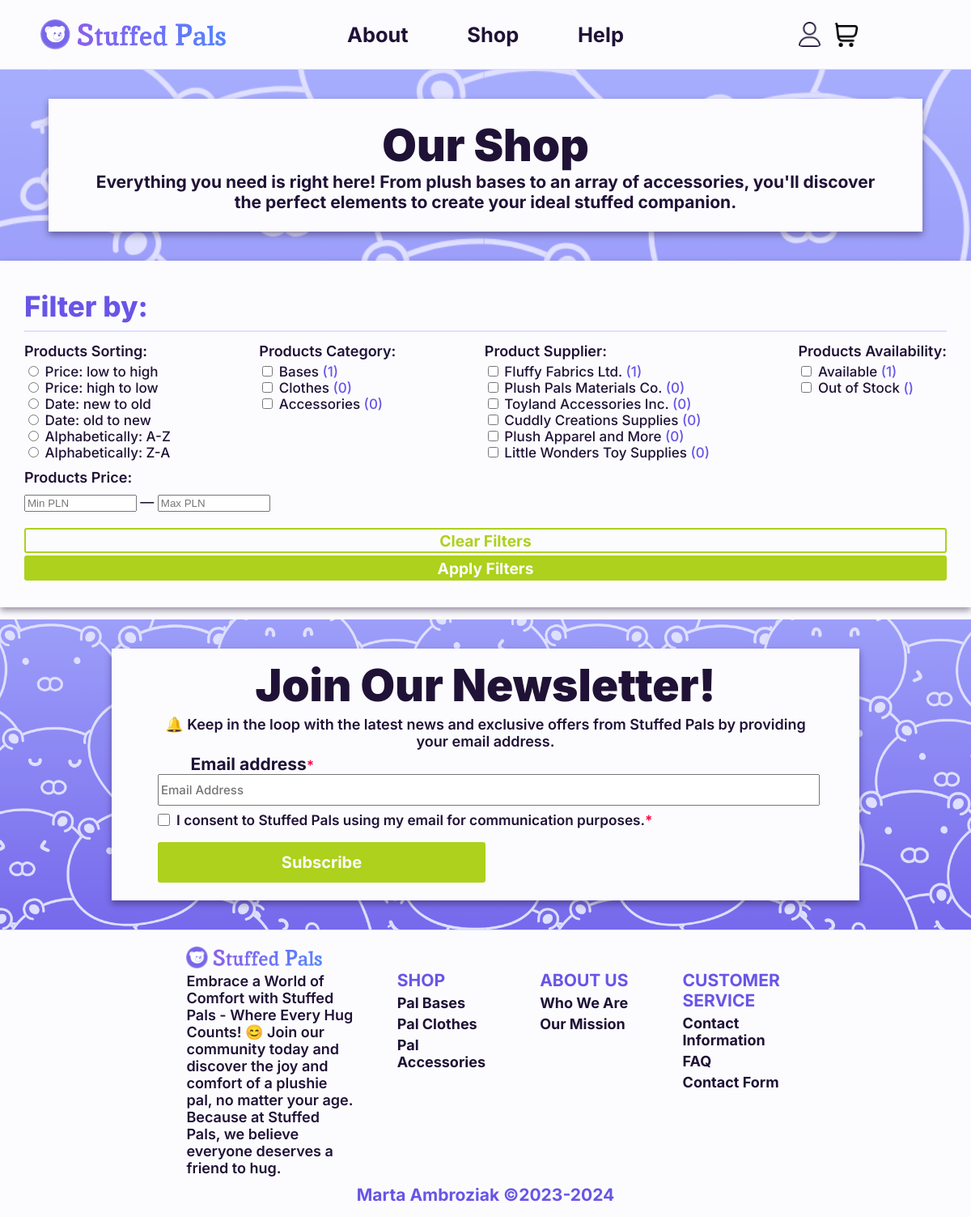
Page /shop_page/shop.php on the committed database.
### tables this page shows
CREATE TABLE IF NOT EXISTS `category` (
  `id` int(11) NOT NULL AUTO_INCREMENT,
  `category_name` varchar(100) DEFAULT NULL,
  PRIMARY KEY (`id`)
);

CREATE TABLE IF NOT EXISTS `supplier` (
  `id` int(11) NOT NULL AUTO_INCREMENT,
  `supplier_name` varchar(100) DEFAULT NULL,
  `supplier_address` varchar(100) DEFAULT NULL,
  `supplier_email` varchar(100) DEFAULT NULL,
  `supplier_phone_number` varchar(12) DEFAULT NULL,
  PRIMARY KEY (`id`)
);

### init.php (called while the page is built, shortened)
<?php
function is_user_logged_in() {
    return isset($_SESSION["user_logged"]) &&
       is_bool($_SESSION["user_logged"]) &&
       $_SESSION["user_logged"] === true &&
       isset($_SESSION["user_id"]) &&
       $_SESSION["user_id"] >= 0 &&
       is_numeric($_SESSION["user_id"]);
}
?>

### shop_page/supplierfilter_loader.php (the view, shortened to what this page needs)
<?php
    $selectedSupplier = isset($_GET["supplier"]) ? $_GET["supplier"] : null;
    $query = "CALL GetProductSuppliers";
    if ($result = $conn->query($query)) {
        while ($row = $result->fetch_assoc()) {
            $supplierName = htmlspecialchars($row["supplier_name"]);
            $productCount = $row["product_count"];
            $isChecked = ($supplierName === $selectedSupplier) ? " checked" : "";
            echo "<label><input type='checkbox' name='product_supplier[]' value='" . $supplierName . "'" . $isChecked . "> " . $supplierName . " <span style='font-size: 17px; color: var(--primary-color);'>(" . $productCount . ")</span></label>";
        }
    } else {
        echo "<h4> Error while loading suppliers</h4>";
    }
?>

### shop_page/shop.php (shortened to what this page needs)
<?php require_once "../init.php"; ?>
<!DOCTYPE html>
<html lang="en">
<head>
    <link rel="stylesheet" href="../styles.css">
</head>
<body id="shop-page">
    <?php include "../site_static_parts/navbar.php"; ?>
    <header class="image-background image-parallax">
        <div class="header-content white-background default-box-shadow">
        <h1> Our Shop </h1>
            <h3>
                Everything you need is right here! From plush bases to an array of accessories, you'll discover the perfect elements to create your ideal stuffed companion.
            </h3>
        </div>
    </header>
    <main class="white-background section-rows">
        <form id="filters-section" class="default-box-shadow">
            <h2> Filter by:</h2>
            <hr class="outer">
            <div id="responsive-filters">
                <div id="sort-filters" class="section-columns">
                    <h4>Products Sorting:</h4>
                    <label> <input type="radio" name="product_sort" value="price_asc"> Price: low to high </label>
                    <label> <input type="radio" name="product_sort" value="price_desc"> Price: high to low </label>
                    <label> <input type="radio" name="product_sort" value="date_newest"> Date: new to old </label>
                    <label> <input type="radio" name="product_sort" value="date_oldest"> Date: old to new </label>
                    <label> <input type="radio" name="product_sort" value="alpha_asc"> Alphabetically: A-Z </label>
                    <label> <input type="radio" name="product_sort" value="alpha_desc"> Alphabetically: Z-A </label>
                </div>
                <div id="category-filters" class="section-columns">
                    <h4>Products Category:</h4>
                    <div class="section-columns">
                        <?php include "categoryfilter_loader.php"; ?>
                    </div>
                </div>
                <div id="supplier-filters" class="section-columns">
                    <h4> Product Supplier: </h4>
                    <div class="section-columns">
                        <?php include "supplierfilter_loader.php"; ?>
                    </div>
                </div>
                <div id="availability-filters" class="section-columns">
                    <h4> Products Availability: </h4>
                    <div class="section-columns">
                        <?php include "availabilityfilter_loader.php"; ?>
                    </div>
                </div>
            </div>
            <div id="price-filters" class="section-columns">
                <h4>Products Price:</h4>
                <div class="section-columns">
                    <div class="price-range">
                        <input type="number" id="price-min" name="price-min" placeholder="Min PLN" min="0"
                            oninput="validity.valid||(value='');">
                        —
                        <input type="number" id="price-max" name="price-max" placeholder="Max PLN" min="0"
                            oninput="validity.valid||(value='');">
                    </div>
                </div>
            </div>
            <button class="hyperlink_button_reverse" name="filters-clear-button" type="submit" title="Clear filters">Clear Filters</button>
            <button class="hyperlink_button" name="filters-apply-button" type="submit" title="Apply filters">Apply Filters</button>
        </form>
    </main>
    <?php include "../newsletter/newsletter_form.php"; ?>
    <?php include "../site_static_parts/footer.php"; ?>
</body>
</html>

### site_static_parts/navbar.php
<nav class="white-background">
    <div id="logo-section" class="section-content-col">
        <a href="../../../index.php">
            <img class="hyperlink_icon" src="../../../assets/StuffedPals_Logo.png" alt="Stuffed Pals logo" title="/index.php"></img>
        </a>
    </div>
    <div id="links-section" class="section-content-col">
        <a class="hyperlink_text" href="../../../about_us_page/about_us.php" title="/about_us_page/about_us.php">About</a>
        <a class="hyperlink_text" href="../../../shop_page/shop.php" title="/shop_page/shop.php">Shop</a>
        <a class="hyperlink_text" href="../../../customer_service_page/customer_service.php" title="/customer_service_page/customer_service.php">Help</a>
    </div>
    <div id="user-section" class="section-content-col">
        <a class="hyperlink_icon"
            href="<?php echo is_user_logged_in() ? '../../../user_pages/user_profile/user_profile.php' : '../../../user_pages/user_login/user_login.php'; ?>">
            <img src="../../../assets/icons/<?php echo is_user_logged_in() ? 'user_icon_logged.png' : 'user_icon.png'; ?>"
                alt="User icon" title="<?php echo is_user_logged_in() ? '/user_pages/user_profile/user_profile.php' : '/user_pages/user_login/user_login.php'; ?>">
        </a>
        <a class="hyperlink_icon"
            href="<?php echo is_user_logged_in() ?  '../../../cart_page/cart.php' : '../../../user_pages/user_login/user_login.php'; ?>">
            <img src="../../../assets/icons/<?php echo is_user_logged_in() ? 'cart_icon_logged.png' : 'cart_icon.png'; ?>"
                alt="Cart icon" title="<?php echo is_user_logged_in() ? '/cart_page/cart.php' : '/user_pages/user_login/user_login.php'; ?>">
        </a>
    </div>
</nav>

### shop_page/categoryfilter_loader.php (shortened to what this page needs)
<?php
    $selectedCategory = isset($_GET["category"]) ? $_GET["category"] : null;
    $query = "CALL GetProductCategories";
    if ($result = $conn->query($query)) {
        while ($row = $result->fetch_assoc()) {
            $categoryName = htmlspecialchars($row["category_name"]);
            $productCount = $row["product_count"];
            $isChecked = ($categoryName === $selectedCategory) ? " checked" : "";
            echo "<label><input type='checkbox' name='product_category[]' value='" . $categoryName . "'" . $isChecked . "> " . $categoryName . " <span style='font-size: 17px; color: var(--primary-color);'>(" . $productCount . ")</span></label>";
        }
    } else {
        echo "<h4> Error while loading categories</h4>";
    }
?>

### shop_page/availabilityfilter_loader.php (shortened to what this page needs)
<?php
    if ($conn->multi_query("CALL GetProductAvailability()")) {
        $isFirstQuery = true;
        do {
            if ($result = $conn->store_result()) {
                while ($row = $result->fetch_assoc()) {
                    if ($isFirstQuery) {
                        $availableCount = $row["available_count"];
                    } else {
                        $outOfStockCount = $row["out_of_stock_count"];
                    }
                }
            }
            $isFirstQuery = false;
        } while ($conn->next_result());
        echo "<label><input type='checkbox' name='product_status[]' value='available'> Available <span style='font-size: 17px; color: var(--primary-color);'>(" . $availableCount . ")</span></label>";
        echo "<label><input type='checkbox' name='product_status[]' value='out_of_stock'> Out of Stock <span style='font-size: 17px; color: var(--primary-color);'>(" . $outOfStockCount . ")</span></label>";
    } else {
        echo "<h4> Error while loading availability</h4>";
    }
?>

### newsletter/newsletter_form.php (shortened to what this page needs)
<section id="newsletter" class="image-background">
    <div class="header-content section-rows white-background default-box-shadow">
        <div class="section-header">
            <h1>Join Our Newsletter!</h1>
            <h4>🔔 Keep in the loop with the latest news and exclusive offers from Stuffed Pals by providing your email address.</h4>
        </div>
        <div class="form-section">
            <form id="newsletter-form" action="../newsletter/newsletter_sender.php" method="post">
                <h3>Email address<span class="alert">*</span></h3>
                <label for="email-field" class="form-field">
                    <input type="email" id="email" name="email" required placeholder="Email Address" maxlength="255"
                        autocomplete="email">
                </label>
                <label for="consent" class="form-field section-rows">
                    <input type="checkbox" id="consent" name="consent" required>
                    <h4>I consent to Stuffed Pals using my email for communication purposes.<span class="alert">*</span></h4>
                </label>
                <button class="hyperlink_button" type="submit" name="subscribe-button" title="Subscribe to newsletter">
                    <div class="button-text">Subscribe</div>
                </button>
            </form>
        </div>
    </div>
</section>

### site_static_parts/footer.php (shortened to what this page needs)
<footer class="white-background">
    <div class="section-content">
        <div class="section-content-header">
            <a class="hyperlink_icon" href="../../../index.php">
                <img src="../../../assets/StuffedPals_Logo.png" alt="Stuffed Pals logo" title="/index.php"></img>
            </a>
            <h4>
                Embrace a World of Comfort with Stuffed Pals - Where Every Hug Counts! 😊
                Join our community today and discover the joy and comfort of a plushie pal, no matter your age.
                Because at Stuffed Pals, we believe everyone deserves a friend to hug.
            </h4>
        </div>
        <div class="section-content-col">
            <h3>SHOP</h3>
            <h4><a class="hyperlink_text" href="../../../shop_page/shop.php?category=Bases" title="/shop_page/shop.php?category=Bases">Pal Bases</a></h4>
            <h4><a class="hyperlink_text" href="../../../shop_page/shop.php?category=Clothes" title="/shop_page/shop.php?category=Clothes">Pal Clothes</a></h4>
            <h4><a class="hyperlink_text" href="../../../shop_page/shop.php?category=Accessories" title="/shop_page/shop.php?category=Accessories">Pal Accessories</a></h4>
        </div>
        <div class="section-content-col">
            <h3>ABOUT US</h3>
            <h4><a class="hyperlink_text" href="../../../about_us_page/about_us.php#about-section" title="/about_us_page/about_us.php#about-section">Who We Are</a></h4>
            <h4><a class="hyperlink_text" href="../../../about_us_page/about_us.php#our-mission-section" title="/about_us_page/about_us.php#our-mission-section">Our Mission</a></h4>
        </div>
        <div class="section-content-col">
            <h3>CUSTOMER SERVICE</h3>
            <h4><a class="hyperlink_text" href="../../../customer_service_page/customer_service.php#contact-section" title="/customer_service_page/customer_service.php#contact-section">Contact
                    Information</a></h4>
            <h4><a class="hyperlink_text" href="../../../customer_service_page/customer_service.php#faq-section" title="/customer_service_page/customer_service.php#faq-section">FAQ</a></h4>
            <h4><a class="hyperlink_text"
                    href="../../../customer_service_page/customer_service.php#contact-form-section" title="/customer_service_page/customer_service.php#contact-form-section">Contact Form</a></h4>
        </div>
    </div>
    <div class="section-footer">
        <span id="full-text"><h3>Marta Ambroziak ©2023-2024</h3></span>
    </div>
</footer>

### rows in the picture
category: category_name "Bases", productCount "1"
category: category_name "Clothes", productCount "0"
category: category_name "Accessories", productCount "0"
supplier: supplier_name "Fluffy Fabrics Ltd.", productCount "1"
supplier: supplier_name "Plush Pals Materials Co.", productCount "0"
supplier: supplier_name "Toyland Accessories Inc.", productCount "0"
supplier: supplier_name "Cuddly Creations Supplies", productCount "0"
supplier: supplier_name "Plush Apparel and More", productCount "0"
supplier: supplier_name "Little Wonders Toy Supplies", productCount "0"

### other values in the picture
$availableCount "1"
